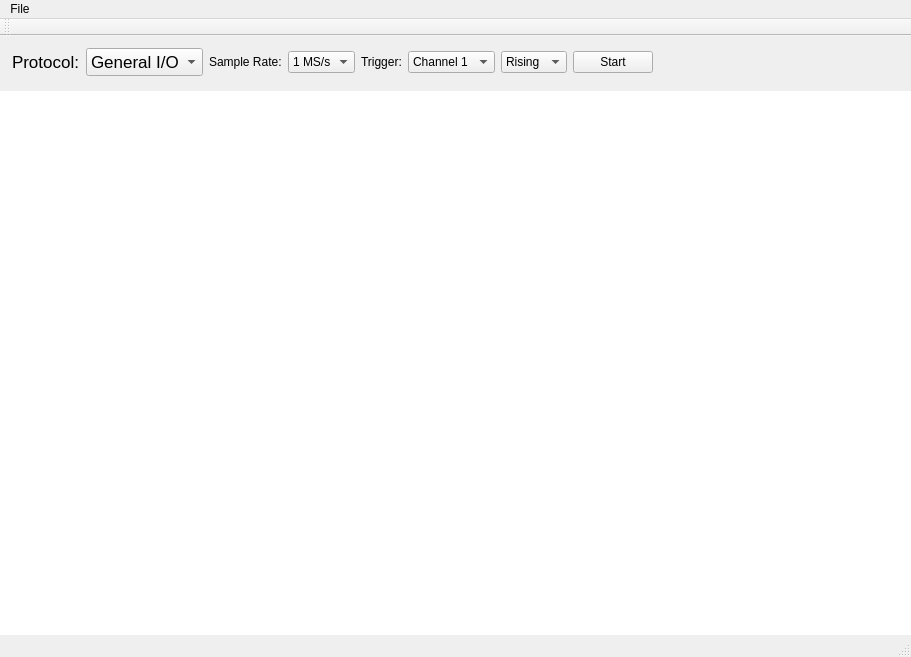
<?xml version="1.0" encoding="UTF-8"?>
<ui version="4.0">
 <class>MainWindow</class>
 <widget class="QMainWindow" name="MainWindow">
  <property name="geometry">
   <rect>
    <x>0</x>
    <y>0</y>
    <width>911</width>
    <height>657</height>
   </rect>
  </property>
  <property name="windowTitle">
   <string>Logician Logic Analyzer</string>
  </property>
  <property name="unifiedTitleAndToolBarOnMac">
   <bool>true</bool>
  </property>
  <widget class="QWidget" name="centralwidget">
   <layout class="QVBoxLayout" name="verticalLayout">
    <property name="margin">
     <number>0</number>
    </property>
    <item>
     <widget class="QWidget" name="topRowLayoutWidget" native="true">
      <layout class="QHBoxLayout" name="topRowLayout">
       <property name="leftMargin">
        <number>12</number>
       </property>
       <property name="topMargin">
        <number>12</number>
       </property>
       <item>
        <widget class="QLabel" name="label">
         <property name="sizePolicy">
          <sizepolicy hsizetype="Fixed" vsizetype="Preferred">
           <horstretch>0</horstretch>
           <verstretch>0</verstretch>
          </sizepolicy>
         </property>
         <property name="font">
          <font>
           <pointsize>13</pointsize>
          </font>
         </property>
         <property name="text">
          <string>Protocol:</string>
         </property>
        </widget>
       </item>
       <item>
        <widget class="QComboBox" name="protocolComboBox">
         <property name="sizePolicy">
          <sizepolicy hsizetype="Preferred" vsizetype="Fixed">
           <horstretch>0</horstretch>
           <verstretch>0</verstretch>
          </sizepolicy>
         </property>
         <property name="font">
          <font>
           <pointsize>13</pointsize>
          </font>
         </property>
         <property name="toolTip">
          <string>Select a suitable communication protocol.</string>
         </property>
         <item>
          <property name="text">
           <string>General I/O</string>
          </property>
         </item>
         <item>
          <property name="text">
           <string>I2C</string>
          </property>
         </item>
         <item>
          <property name="text">
           <string>SPI</string>
          </property>
         </item>
         <item>
          <property name="text">
           <string>USART</string>
          </property>
         </item>
        </widget>
       </item>
       <item>
        <widget class="QLabel" name="label_2">
         <property name="text">
          <string>Sample Rate:</string>
         </property>
        </widget>
       </item>
       <item>
        <widget class="QComboBox" name="sampleRateComboBox">
         <property name="font">
          <font>
           <stylestrategy>PreferAntialias</stylestrategy>
          </font>
         </property>
         <item>
          <property name="text">
           <string>1 MS/s</string>
          </property>
         </item>
        </widget>
       </item>
       <item>
        <widget class="QLabel" name="label_3">
         <property name="text">
          <string>Trigger:</string>
         </property>
        </widget>
       </item>
       <item>
        <widget class="QComboBox" name="triggerChannelComboBox">
         <item>
          <property name="text">
           <string>Channel 1</string>
          </property>
         </item>
         <item>
          <property name="text">
           <string>Channel 2</string>
          </property>
         </item>
         <item>
          <property name="text">
           <string>Channel 3</string>
          </property>
         </item>
         <item>
          <property name="text">
           <string>Channel 4</string>
          </property>
         </item>
        </widget>
       </item>
       <item>
        <widget class="QComboBox" name="triggerSlopeComboBox">
         <item>
          <property name="text">
           <string>Rising</string>
          </property>
         </item>
         <item>
          <property name="text">
           <string>Falling</string>
          </property>
         </item>
        </widget>
       </item>
       <item>
        <widget class="QPushButton" name="startButton">
         <property name="text">
          <string>Start</string>
         </property>
        </widget>
       </item>
       <item>
        <spacer name="horizontalSpacer">
         <property name="orientation">
          <enum>Qt::Horizontal</enum>
         </property>
         <property name="sizeHint" stdset="0">
          <size>
           <width>40</width>
           <height>20</height>
          </size>
         </property>
        </spacer>
       </item>
      </layout>
     </widget>
    </item>
    <item>
     <widget class="AnalyzerWidget" name="analyzerWidget">
      <property name="cursor" stdset="0">
       <cursorShape>CrossCursor</cursorShape>
      </property>
      <property name="mouseTracking">
       <bool>true</bool>
      </property>
      <property name="frameShape">
       <enum>QFrame::NoFrame</enum>
      </property>
      <property name="frameShadow">
       <enum>QFrame::Plain</enum>
      </property>
      <property name="verticalScrollBarPolicy">
       <enum>Qt::ScrollBarAlwaysOff</enum>
      </property>
      <property name="horizontalScrollBarPolicy">
       <enum>Qt::ScrollBarAlwaysOff</enum>
      </property>
      <property name="backgroundBrush">
       <brush brushstyle="SolidPattern">
        <color alpha="255">
         <red>50</red>
         <green>50</green>
         <blue>70</blue>
        </color>
       </brush>
      </property>
      <property name="dragMode">
       <enum>QGraphicsView::NoDrag</enum>
      </property>
     </widget>
    </item>
   </layout>
  </widget>
  <widget class="QMenuBar" name="menubar">
   <property name="geometry">
    <rect>
     <x>0</x>
     <y>0</y>
     <width>911</width>
     <height>22</height>
    </rect>
   </property>
   <widget class="QMenu" name="menuFile">
    <property name="title">
     <string>File</string>
    </property>
    <addaction name="actionOpen"/>
    <addaction name="actionSave_to_Spreadsheet"/>
   </widget>
   <addaction name="menuFile"/>
  </widget>
  <widget class="QStatusBar" name="statusBar"/>
  <widget class="QToolBar" name="toolBar">
   <property name="windowTitle">
    <string>toolBar</string>
   </property>
   <attribute name="toolBarArea">
    <enum>TopToolBarArea</enum>
   </attribute>
   <attribute name="toolBarBreak">
    <bool>false</bool>
   </attribute>
  </widget>
  <action name="actionSave_to_Spreadsheet">
   <property name="text">
    <string>Save to Spreadsheet...</string>
   </property>
  </action>
  <action name="actionOpen">
   <property name="text">
    <string>Open...</string>
   </property>
   <property name="shortcut">
    <string>Ctrl+O</string>
   </property>
  </action>
 </widget>
 <customwidgets>
  <customwidget>
   <class>AnalyzerWidget</class>
   <extends>QGraphicsView</extends>
   <header>ui.widgets</header>
  </customwidget>
 </customwidgets>
 <resources/>
 <connections/>
</ui>
